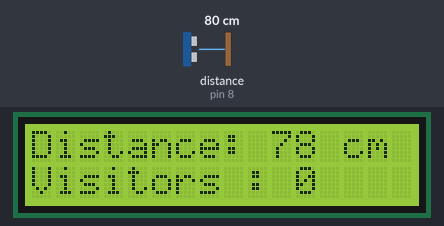
A sketch run on a simulated Arduino Uno, built with avr-gcc and run on an emulated ATmega328P. On the bench: 16×2 character LCD. Wiring (inferred from the names in the program): ultrasonic range finder: trigger pin 9; echo pin 8. The test bench sets the inputs (shaded band); at power-on: distance to the obstacle (sensor on pin 8) 80 cm. The echo pulse lasts 58.3 µs per cm.

Above: at 1.2 s.
1.3 s: distance to the obstacle (sensor on pin 8) set to 2 cm
At 3.1 s:
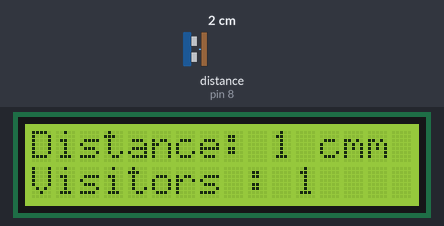
7.3 s: distance to the obstacle (sensor on pin 8) set to 4 cm
At 9.4 s:
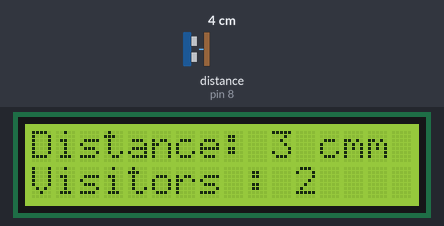
11.5 s: distance to the obstacle (sensor on pin 8) set to 9 cm
At 12.7 s:
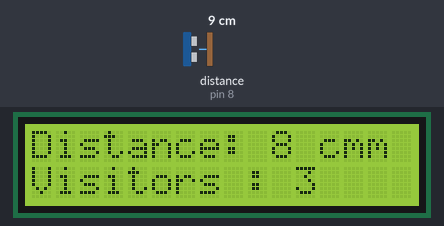
Timing chart, 0 to 14.5 s (numbered marks = the images above; inputs shaded):
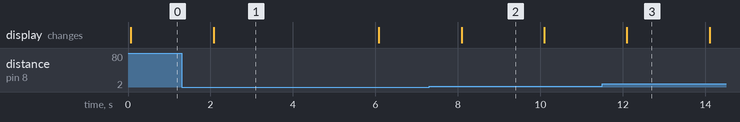

The sketch:

UltrasonicPersonCounter.ino
```cpp
#include <LiquidCrystal.h>

#define echoPin 8
#define trigPin 9


  const int rs = 12, en = 11, d4 = 5, d5 = 4, d6 = 3, d7 = 2;
  LiquidCrystal lcd(rs, en, d4, d5, d6, d7);

  long duration;
  int distance;
  int count=0;
  int state=1;
  int laststate=1;

int counter() {


  digitalWrite(trigPin, LOW);
  delayMicroseconds(2);

  digitalWrite(trigPin, HIGH);
  delayMicroseconds(10);
  digitalWrite(trigPin, LOW);

  duration = pulseIn(echoPin, HIGH);

  distance = duration * 0.034 / 2;

  lcd.setCursor(0 ,0);
  lcd.print("Distance: ");
  lcd.print(distance);
  lcd.print(" cm");

    if(distance<50 && state==1){
      state=0;
      return 1;
     }
    else{
      state=1;
      return 0;
     }
  }


  void setup() {


    lcd.begin(16, 2);
    pinMode(trigPin, OUTPUT);
    pinMode(echoPin, INPUT);
    Serial.begin(9600);

 }

 void loop() {


   count = count + counter();

   lcd.setCursor(0 ,1);

   lcd.print("Visitors : ");
   lcd.print(count);
   delay(2000);
   }
```

Measured:
- after the input at 1.3 s, the display: changes after 0.78 s (image 1)
- after the input at 7.3 s, the display: changes after 0.79 s (image 2)
- what the display in image 1 shows lasts 4.0 s, from 2.1 s to 6.1 s
- what the display in image 2 shows lasts 2.0 s, from 8.1 s to 10.1 s
